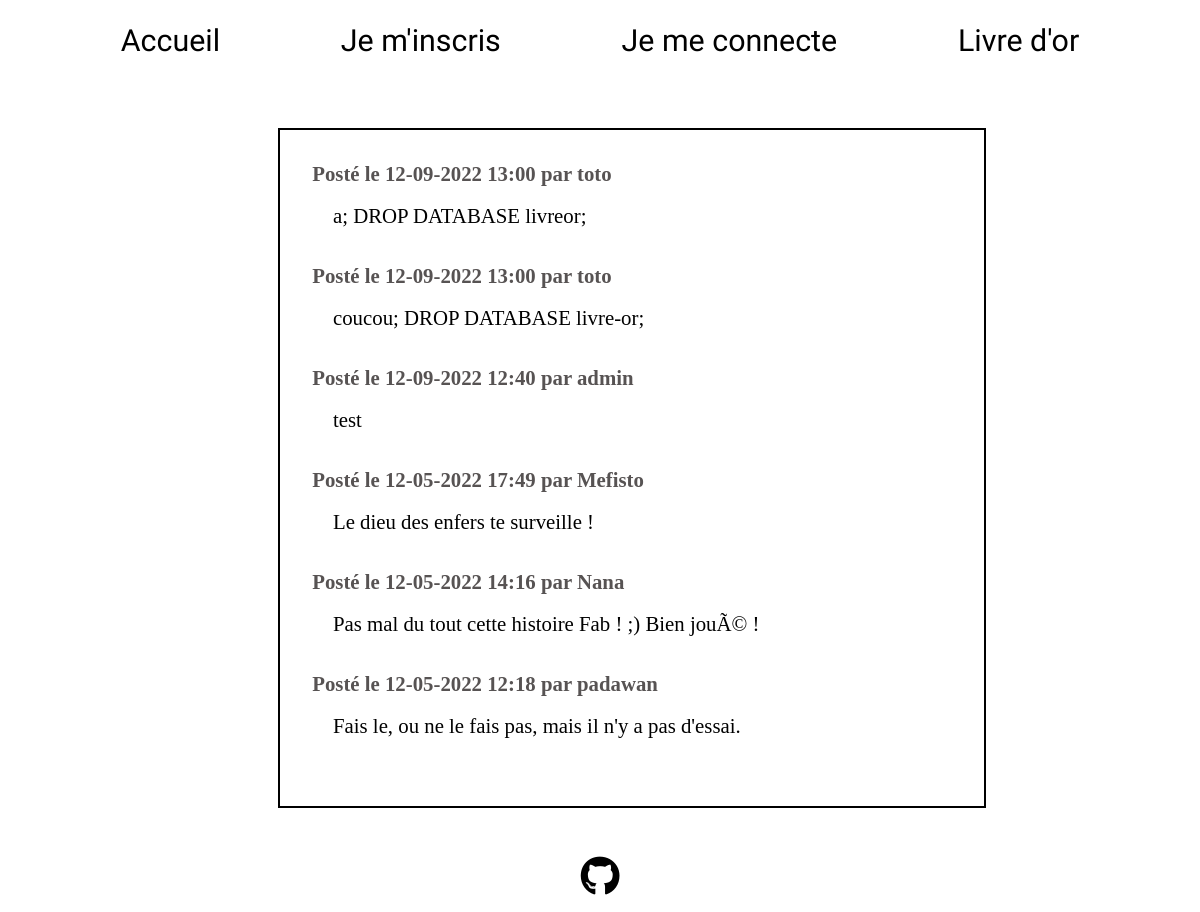
The app's page /livreor.php with its own data.
### tables this page shows
CREATE TABLE `commentaires` (
  `id` int(11) NOT NULL,
  `commentaire` text NOT NULL,
  `id_utilisateur` int(11) NOT NULL,
  `date` datetime NOT NULL
);

CREATE TABLE `utilisateurs` (
  `id` int(11) NOT NULL,
  `login` varchar(255) NOT NULL,
  `password` varchar(255) NOT NULL
);

### include/connect.php (called while the page is built, shortened)
<?php
    $mysqli = new mysqli('localhost', 'padawana', 'Bonj@ur123', 'fabien-ricca_livreor');
    $request = $mysqli->query("SELECT * FROM utilisateurs");
    $users = $request->fetch_all();
?>

### livreor.php (the view, shortened to what this page needs)
<?php include 'include/connect.php';       ?>
<!DOCTYPE html>
<html lang="fr">
    <head>
        <link rel="stylesheet" href="style.css">
    </head>
    <body>
        <header><?php include 'include/header.php' ?></header>
        <main class="flex-row">
            <section class="flex-column" id="table-container">
                <div class="flex-column" id="comments-container">
                    <?php
                        $request1 = $mysqli->query("SELECT * FROM commentaires ORDER BY date DESC");
                        $comments = $request1->fetch_all();
                        for($i=0; isset($comments[$i]); $i++){
                            for($j=0; isset($users[$j]); $j++){
                                if($users[$j][0] === $comments[$i][2]){
                                    $dateDB = $comments[$i][3];
                                    $date = date('d-m-Y H:i', strtotime($dateDB));
                                    echo '<p id="post">Posté le ' . $date .
                                        ' par ' . $users[$j][1] . '</p><br>' .
                                        '<p id="comment">' . $comments[$i][1] .
                                        '</p><br><br>';
                                    break;
                                }
                            }
                        }
                    ?>
                </div>
            </section>
        </main>
        <footer><?php include 'include/footer.php' ?></footer>
    </body>
</html>

### include/header.php
<header class="flex-row">
    <nav class="flex-row">
        <?php if(!isset($_SESSION['login'])){ ?>
            <a href="index.php">Accueil</a>
            <a href="inscription.php">Je m'inscris</a>
            <a href="connexion.php">Je me connecte</a>
            <a href="livreor.php">Livre d'or</a>
        <?php } else{?>
            <a href="profil.php">Modifier mon profil</a>
            <a href="livreor.php">Livre d'or</a>
            <a href="deconnexion.php">Se déconnecter</a>
        <?php } ?>
    </nav>
</header>

### include/footer.php
<footer class="flex-row">
    <a href="https://github.com/fabien-ricca" target="_blank"><i id ="git" class="fa-brands fa-github"></i></a>
</footer>

### style.css (style rules this page uses)
html, body { width: 100%; height: 100%; margin: 0; padding: 0; display: flex; flex-direction: column; }
body { background-image: url("img/wall.jpg"); background-repeat: no-repeat; background-size: cover; background-attachment: fixed; }
a { font-family: 'Sahitya', serif; text-decoration: none; color: black; font-size: 190%; }
.flex-row { display: flex; }
.flex-column { display: flex; flex-direction: column; }
header { height: 5rem; justify-content: space-around; align-items: center; }
nav { width: 100%; justify-content: space-evenly; }
main { height: fit-content; justify-content: center; align-items: center; }
footer { justify-content: center; }
#git { font-size: 2.5rem; padding-bottom: 1rem; color: black; transition: 0.2s; }
#comments-container { margin-top: 3em; margin-bottom: 3em; padding: 5%; width: 40rem; border: 2px solid black; background-color: rgba(255, 255, 255, 0.284); }
#post { margin: 0; color: rgb(87, 83, 83); font-size: 130%; font-weight: bold; max-width: 35rem; }
#comment { margin: 0; margin-left: 1em; color: black; font-size: 130%; overflow-wrap: anywhere; }

### records on screen
commentaires: date "12-09-2022 13:00", id_utilisateur.login "toto", commentaire "a; DROP DATABASE livreor;"
commentaires: date "12-09-2022 13:00", id_utilisateur.login "toto", commentaire "coucou; DROP DATABASE livre-or;"
commentaires: date "12-09-2022 12:40", id_utilisateur.login "admin", commentaire "test"
commentaires: date "12-05-2022 17:49", id_utilisateur.login "Mefisto", commentaire "Le dieu des enfers te surveille !"
commentaires: date "12-05-2022 14:16", id_utilisateur.login "Nana", commentaire "Pas mal du tout cette histoire Fab ! ;) Bien jouÃ© !"
commentaires: date "12-05-2022 12:18", id_utilisateur.login "padawan", commentaire "Fais le, ou ne le fais pas, mais il n'y a pas d'essai."
